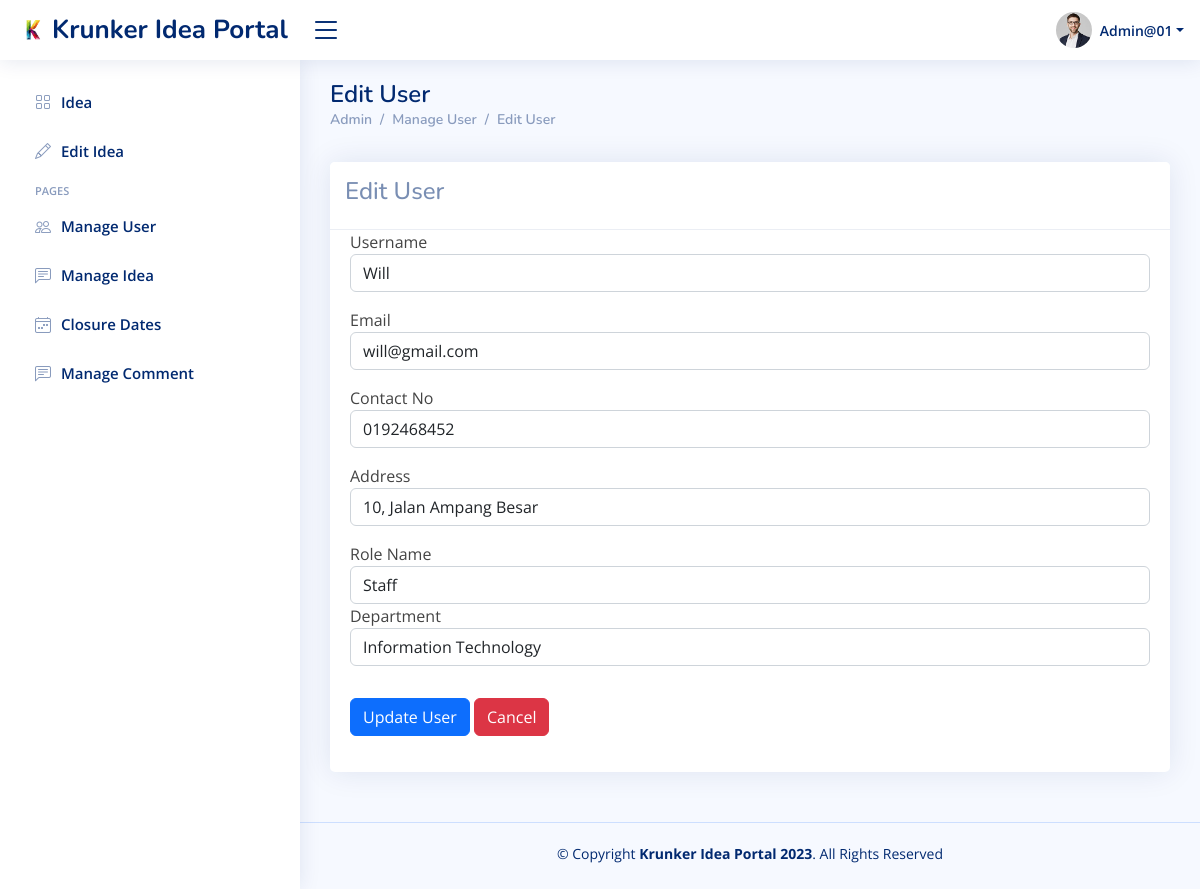
/EditUser_admin.php?id=1 (signed in), run on the app's committed database.
### tables this page shows
CREATE TABLE `user_tbl` (
  `UserId` int(11) NOT NULL,
  `DepartmentId` int(11) NOT NULL,
  `UserRoleName` enum('QA Manager','QA Coordinator','Admin','Staff') DEFAULT NULL,
  `Username` varchar(50) NOT NULL,
  `UserPassword` varchar(500) NOT NULL,
  `UserEmail` varchar(50) DEFAULT NULL,
  `UserContactNo` varchar(15) DEFAULT NULL,
  `UserAddress` varchar(500) DEFAULT NULL,
  `DateClosure` date DEFAULT '2023-06-29',
  `DateFinal` date DEFAULT '2023-07-29'
);

### EditUser_admin.php (the view, shortened to what this page needs)
<?php
require("krunkerideaconn.php");
$id = $_GET['id'];
  $user_id = $_SESSION["userid"];
  $select_sql = "SELECT * FROM user_tbl WHERE UserId = $user_id";
  $result_User = mysqli_query($dbconn, $select_sql);
  $row_User = mysqli_fetch_assoc($result_User);
?>
<!DOCTYPE html>
<html lang="en">
<head>
  <link href="assets/vendor/bootstrap/css/bootstrap.min.css" rel="stylesheet">
  <link href="assets/vendor/bootstrap-icons/bootstrap-icons.css" rel="stylesheet">
  <link href="assets/vendor/boxicons/css/boxicons.min.css" rel="stylesheet">
  <link href="assets/vendor/quill/quill.snow.css" rel="stylesheet">
  <link href="assets/vendor/quill/quill.bubble.css" rel="stylesheet">
  <link href="assets/vendor/remixicon/remixicon.css" rel="stylesheet">
  <link href="assets/style.css" rel="stylesheet">
  <link href="assets/css/style.css" rel="stylesheet">
</head>
<body>
  <header id="header" class="header fixed-top d-flex align-items-center">
    <div class="d-flex align-items-center justify-content-between">
      <a href="index_admin.php" class="logo d-flex align-items-center">
        <img src="assets/img/logo.png" alt="">
        <span class="d-none d-lg-block">Krunker Idea Portal</span>
      </a>
      <i class="bi bi-list toggle-sidebar-btn"></i>
    </div>
    <nav class="header-nav ms-auto">
      <ul class="d-flex align-items-center">
        <li class="nav-item dropdown pe-3">
          <a class="nav-link nav-profile d-flex align-items-center pe-0" href="#" data-bs-toggle="dropdown">
            <img src="assets/img/profile-img.jpg" alt="Profile" class="rounded-circle">
            <span class="d-none d-md-block dropdown-toggle ps-2"><?php echo htmlentities($row_User['Username']) ?></span>
          </a>
        </li>
      </ul>
    </nav>
  </header>
    <aside id="sidebar" class="sidebar">
        <ul class="sidebar-nav" id="sidebar-nav">
            <li class="nav-item">
              <a class="nav-link collapsed" href="index_admin.php">
                  <i class="bi bi-grid"></i><span>Idea</span>
              </a>
            </li>
            <?php
              echo '<li class="nav-item">';
              echo '<a href="EditIdea.php?id=' .$user_id.'" class="nav-link collapsed" data-bs-target="#statistics-nav;">';
              echo '<i class="bi bi-pencil"></i><span>Edit Idea</span>';
              echo '</a>';
              echo '</li>';
            ?>
              <?php
                if($_SESSION['role'] == "Admin"){
                  echo'<li class="nav-heading">Pages</li>';
                  echo'<li class="nav-item">';
                      echo '<a class="nav-link collapsed" href="ManageUser_admin.php">';
                          echo '<i class="bi bi-people"></i>';
                          echo '<span>Manage User</span>';
                      echo '</a>';
                  echo '</li>';
                  echo '<li class="nav-item">';
                      echo '<a class="nav-link collapsed" href="ManageIdea_admin.php">';
                          echo '<i class="bi bi-chat-left-text"></i>';
                          echo '<span>Manage Idea</span>';
                      echo '</a>';
                  echo '</li>';
                  echo '<li class="nav-item">';
                  echo '<a class="nav-link collapsed" href="closure_date.php">';
                  echo '<i class="bi bi-calendar4-week"></i><span>Closure Dates</span>';
                  echo '</a>';
                  echo '</li>';
                  echo '<li class="nav-item">';
                    echo '<a class="nav-link collapsed" href="ManageComment_admin.php">';
                      echo '<i class="bi bi-chat-left-text"></i>';
                      echo '<span>Manage Comment</span>';
                    echo '</a>';
                  echo '</li>';
                }
            ?>
        </ul>
    </aside>
  <main id="main" class="main">
    <div class="pagetitle">
      <h1>Edit User</h1>
      <nav>
        <ol class="breadcrumb">
          <ol class="breadcrumb">
          <li class="breadcrumb-item"><a href="index_admin.php">Admin</a></li>
          <li class="breadcrumb-item"><a href="ManageUser_admin.php">Manage User</a></li>
          <li class="breadcrumb-item"><a href="#">Edit User</a></li>
        </ol>
        </ol>
      </nav>
    </div>
    <section class="section dashboard">
      <div class="row">
        <div class="col-md-12">
          <div class="card">
            <div class="card-header">
              <h4>Edit User</h4>
            </div>
            <div class="card-body">
<?php
$sql = "SELECT * FROM user_tbl WHERE UserId = $id LIMIT 1";
$result = mysqli_query($dbconn, $sql);
$row = mysqli_fetch_assoc($result);
?>
              <form action="" method="post">
                <div class="row">
                    <div class="col-md-12 mb-3">
                        <label for="">Username</label>
                        <input type="text" name="Username" value ="<?php echo htmlentities($row['Username']) ?>"  class="form-control">
                    </div>
                    <div class="col-md-12 mb-3">
                        <label for="">Email</label>
                        <input type="email" name="UserEmail" value ="<?php echo $row['UserEmail'] ?>" class="form-control">
                    </div>
                    <div class="col-md-12 mb-3">
                        <label for="">Contact No</label>
                        <input type="text" name="UserContactNo" value ="<?php echo $row['UserContactNo'] ?>" class="form-control">
                    </div>
                    <div class="col-md-12 mb-3">
                        <label for="">Address</label>
                        <input type="text" name="UserAddress" value ="<?php echo $row['UserAddress'] ?>" class="form-control">
                    </div>
                    <div class="col-md-12 mb-3">
                        <label for="">Role Name</label>
                        <select name="UserRoleName" id="" value ="<?php echo $row['UserRoleName'] ?>" required class="form-control">
                          <option value="Staff">Staff</option>
                        </select>
                        <div class="col-md-12 mb-3">
                        <label for="">Department</label>
                        <select name="DepartmentId" id="" value ="<?php echo $row['DepartmentId'] ?>" required class="form-control">
                          <option value="1">Information Technology</option>
                        </select>
                    </div>
                    </div>
                    <div class="col-md-12 mb-3">
                      <button type="submit" class="btn btn-primary" name="submit">Update User</button>
                      <a href="ManageUser_admin.php" class="btn btn-danger" >Cancel</a>
                    </div>
                </div>
              </form>
            </div>
          </div>
        </div>
      </div>
    </section>
  </main>
  <footer id="footer" class="footer">
    <div class="copyright">
      &copy; Copyright <strong><span>Krunker Idea Portal 2023</span></strong>. All Rights Reserved
    </div>
    <div class="credits">
    </div>
  </footer>
</body>
</html>

### assets/css/style.css (style rules this page uses)
:root { scroll-behavior: smooth; }
body { font-family: "Open Sans", sans-serif; background: #f6f9ff; color: #444444; }
a { color: #4154f1; text-decoration: none; }
h1, h2, h3, h4, h5, h6 { font-family: "Nunito", sans-serif; }
#main { margin-top: 60px; padding: 20px 30px; transition: all 0.3s; }
.pagetitle { margin-bottom: 10px; }
.pagetitle h1 { font-size: 24px; margin-bottom: 0; font-weight: 600; color: #012970; }
.card { margin-bottom: 30px; border: none; border-radius: 5px; box-shadow: 0px 0 30px rgba(1, 41, 112, 0.1); }
.card-header, .card-footer { border-color: #ebeef4; background-color: #fff; color: #798eb3; padding: 15px; }
.card-body { padding: 0 20px 20px 20px; }
.breadcrumb { font-size: 14px; font-family: "Nunito", sans-serif; color: #899bbd; font-weight: 600; }
.breadcrumb a { color: #899bbd; transition: 0.3s; }
.breadcrumb .breadcrumb-item::before { color: #899bbd; }
.logo { line-height: 1; }
@media (min-width: 1200px) { .logo { width: 280px; } }
.logo img { max-height: 26px; margin-right: 6px; }
.logo span { font-size: 26px; font-weight: 700; color: #012970; font-family: "Nunito", sans-serif; }
.header { transition: all 0.5s; z-index: 997; height: 60px; box-shadow: 0px 2px 20px rgba(1, 41, 112, 0.1); background-color: #fff; padding-left: 20px; }
.header .toggle-sidebar-btn { font-size: 32px; padding-left: 10px; cursor: pointer; color: #012970; }
.header-nav ul { list-style: none; }
.header-nav>ul { margin: 0; padding: 0; }
.header-nav .nav-profile { color: #012970; }
.header-nav .nav-profile img { max-height: 36px; }
.header-nav .nav-profile span { font-size: 14px; font-weight: 600; }
.sidebar { position: fixed; top: 60px; left: 0; bottom: 0; width: 300px; z-index: 996; transition: all 0.3s; padding: 20px; overflow-y: auto; scrollbar-width: thin; scrollbar-color: #aab7cf transparent; box-shadow: 0px 0px 20px rgba(1, 41, 112, 0.1); background-color: #fff; }
@media (min-width: 1200px) { #main, #footer { margin-left: 300px; } }
.sidebar-nav { padding: 0; margin: 0; list-style: none; }
.sidebar-nav li { padding: 0; margin: 0; list-style: none; }
.sidebar-nav .nav-item { margin-bottom: 5px; }
.sidebar-nav .nav-heading { font-size: 11px; text-transform: uppercase; color: #899bbd; font-weight: 600; margin: 10px 0 5px 15px; }
.sidebar-nav .nav-link { display: flex; align-items: center; font-size: 15px; font-weight: 600; color: #4154f1; transition: 0.3; background: #f6f9ff; padding: 10px 15px; border-radius: 4px; }
.sidebar-nav .nav-link i { font-size: 16px; margin-right: 10px; color: #4154f1; }
.sidebar-nav .nav-link.collapsed { color: #012970; background: #fff; }
.sidebar-nav .nav-link.collapsed i { color: #899bbd; }
.footer { padding: 20px 0; font-size: 14px; transition: all 0.3s; border-top: 1px solid #cddfff; }
.footer .copyright { text-align: center; color: #012970; }
.footer .credits { padding-top: 5px; text-align: center; font-size: 13px; color: #012970; }

### data on the page
user_tbl: Username "Admin@01"
user_tbl: Username "Will", UserEmail "will@gmail.com", UserContactNo "0192468452", UserAddress "10, Jalan Ampang Besar", UserRoleName "Staff", DepartmentId "Information Technology"
